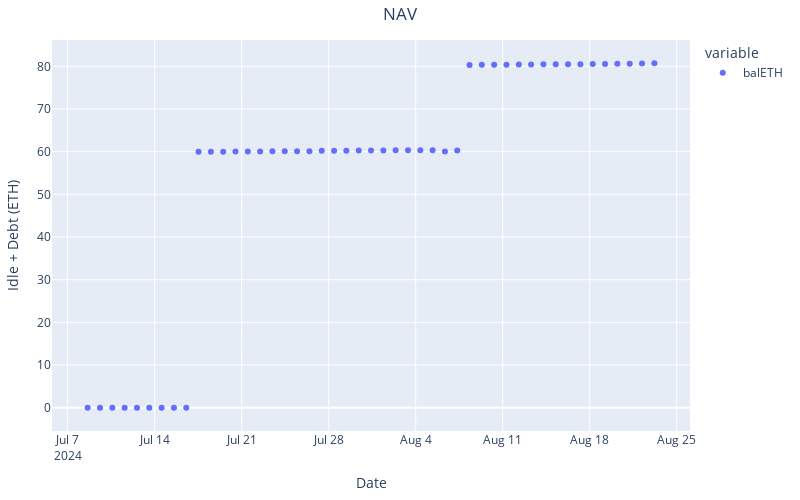

Notebook code for this chart:
### Code cell
from v2_rebalance_dashboard.fetch_nav import fetch_daily_nav_to_plot

fig = fetch_daily_nav_to_plot()
fig.show()

### Figure 1 — Plotly figure (JSON) as saved in the notebook; plotly's stock layout.template omitted (floating-point values rounded to 4 significant figures)
{"data": [{"hovertemplate": "variable=balETH<br>timestamp=%{x}<br>value=%{y}<extra></extra>", "legendgroup": "balETH", "marker": {"color": "#636efa", "symbol": "circle"}, "mode": "markers", "name": "balETH", "orientation": "v", "showlegend": true, "type": "scatter", "x": ["2024-07-08T14:38:47", "2024-07-09T14:30:11", "2024-07-10T14:16:23", "2024-07-11T14:03:23", "2024-07-12T13:52:23", "2024-07-13T13:39:47", "2024-07-14T13:27:47", "2024-07-15T13:14:11", "2024-07-16T13:01:59", "2024-07-17T12:46:35", "2024-07-18T12:34:59", "2024-07-19T12:20:35", "2024-07-20T12:07:35", "2024-07-21T11:53:23", "2024-07-22T11:41:35", "2024-07-23T11:29:35", "2024-07-24T11:15:11", "2024-07-25T11:02:47", "2024-07-26T10:50:47", "2024-07-27T10:39:11", "2024-07-28T10:26:35", "2024-07-29T10:11:59", "2024-07-30T10:01:11", "2024-07-31T09:48:35", "2024-08-01T09:35:35", "2024-08-02T09:22:59", "2024-08-03T09:12:35", "2024-08-04T08:57:23", "2024-08-05T08:41:47", "2024-08-06T08:28:47", "2024-08-07T08:15:59", "2024-08-08T08:01:47", "2024-08-09T07:46:35", "2024-08-10T07:32:35", "2024-08-11T07:19:47", "2024-08-12T07:07:35", "2024-08-13T06:53:35", "2024-08-14T06:40:47", "2024-08-15T06:27:59", "2024-08-16T06:16:35", "2024-08-17T06:04:59", "2024-08-18T05:51:59", "2024-08-19T05:39:23", "2024-08-20T05:26:11", "2024-08-21T05:15:11", "2024-08-22T05:04:23", "2024-08-23T04:51:59"], "xaxis": "x", "y": [1e-13, 1e-13, 1e-13, 1e-13, 1e-13, 1e-13, 1e-13, 1e-13, 1e-13, 60.0, 59.98, 59.99, 60.05, 60.02, 60.01, 60.09, 60.08, 60.08, 60.08, 60.2, 60.21, 60.2, 60.27, 60.29, 60.29, 60.34, 60.34, 60.32, 60.31, 60.05, 60.3, 80.32, 80.34, 80.38, 80.38, 80.4, 80.41, 80.46, 80.47, 80.47, 80.48, 80.54, 80.56, 80.58, 80.59, 80.68, 80.71], "yaxis": "y"}], "layout": {"height": 500, "legend": {"title": {"text": "variable"}, "tracegroupgap": 0}, "margin": {"b": 40, "l": 40, "r": 40, "t": 40}, "title": {"text": "NAV", "x": 0.5}, "width": 800, "xaxis": {"anchor": "y", "domain": [0, 1], "title": {"text": "Date"}}, "yaxis": {"anchor": "x", "domain": [0, 1], "title": {"text": "Idle + Debt (ETH)"}}}}
